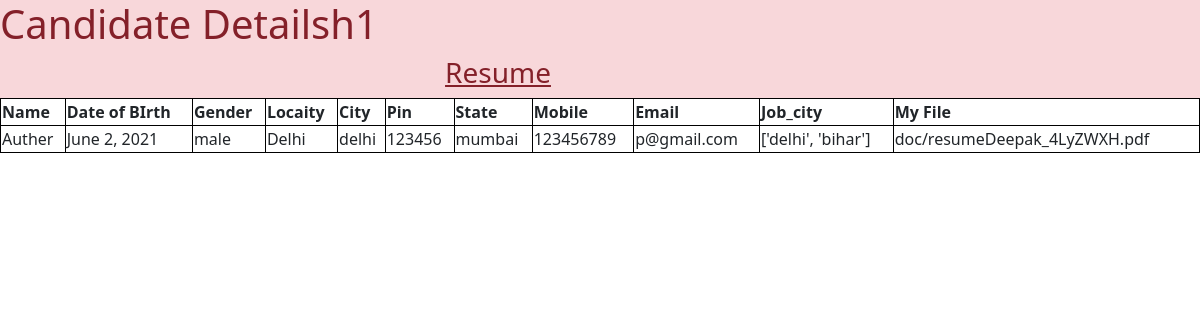
/4, run on the app's committed database.
### myapp/models.py (models this page shows)
class Resume(models.Model):
    name = models.CharField(max_length=100)
    dob = models.DateField(auto_now=False,auto_now_add=False)
    gender = models.CharField(max_length=100)
    locality = models.CharField(max_length=100)
    city = models.CharField(max_length = 100)
    pin = models.PositiveIntegerField()
    state = models.CharField(choices=state,max_length=100)
    mobile = models.PositiveIntegerField()
    email = models.EmailField(max_length=100)
    job_city = models.CharField(max_length=100)
    profile_image = models.ImageField(blank = False,upload_to ='profileimg')
    my_file = models.FileField(blank=False,upload_to='doc')

### myapp/views.py (the view)
# urls.py: path('<int:pk>',views.Cnadndite.as_view(),name = 'hii')
class Cnadndite(View):
    def get(self,request ,pk):
        candi = Resume.objects.get(pk=pk)
        return render(request,'myapp/candidate.html',{'candidate': candi})

### myapp/templates/myapp/candidate.html (shortened to what this page needs)
<!DOCTYPE html>
{% load static %}
<html lang="en">
<head>
    <link rel="stylesheet" href="{% static 'myapp/css/bootstrap.css'%}">
    <link rel="stylesheet" href="{% static 'myapp/css/style.css'%}">
</head>
<body>
    <div class="cotainer">
        <div class="alert-danger alert-cenetr">
            <h1>Candidate Detailsh1</h1>
            <div class="row">
                <div class="col-sm-10">
                    <h3 class="text-center"><u>Resume</u></h3>
                </div>
            </div>
        </div>
    </div>
    <table style="width: 100%;">
        <tr>
            <th>Name</th>
            <th>Date of BIrth</th>
            <th>Gender</th>
            <th>Locaity</th>
            <th>City</th>
            <th>Pin</th>
            <th>State</th>
            <th>Mobile</th>
            <th>Email</th>
            <th>Job_city</th>
            <th>My File</th>
        </tr>
        <tr>
            <td> {{candidate.name}} </td>
            <td>{{candidate.dob}}</td>
            <td>{{candidate.gender}}</td>
            <td>{{candidate.locality}}</td>
            <td>{{candidate.city}}</td>
            <td>{{candidate.pin}}</td>
            <td>{{candidate.state}}</td>
            <td>{{candidate.mobile}}</td>
            <td>{{candidate.email}}</td>
            <td>{{candidate.job_city}}</td>
            <td>{{candidate.my_file}}</td>
        </tr>
    </table>
</body>
</html>

### myapp/static/myapp/css/style.css (style rules this page uses)
table,th,td { border: 1px solid blueviolet; }

### myapp/templates/myapp/candidate.html (style rules this page uses)
table,th,td { border: 1px solid black; }

### data on the page
Resume: name "Auther", dob "June 2, 2021", gender "male", locality "Delhi", city "delhi", pin "123456", state "mumbai", mobile "123456789", email "p@gmail.com", job_city "['delhi', 'bihar']", my_file "doc/resumeDeepak_4LyZWXH.pdf"
